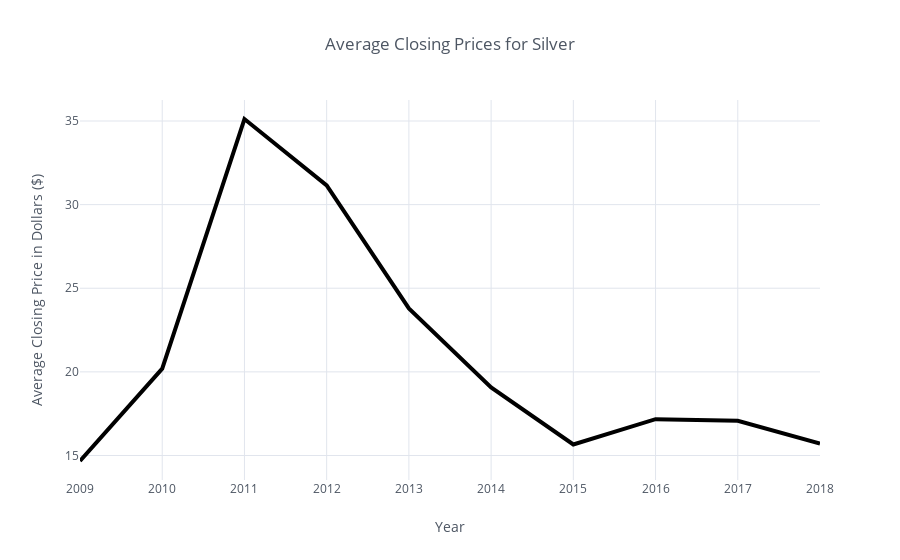

The notebook cell saved with this chart:
### Code cell
precious_metals_avg_cls.loc['2018':'2009'][['Average Closing, Silver']]\
.iplot(kind='line', xTitle='Year', color='black',
                  yTitle='Average Closing Price in Dollars ($)', 
       title='Average Closing Prices for Silver', width=4)

### Figure 1 — Plotly figure (JSON) as saved in the notebook; plotly's stock layout.template omitted (floating-point values rounded to 4 significant figures)
{"data": [{"line": {"color": "rgba(0, 0, 0, 1.0)", "dash": "solid", "shape": "linear", "width": 4}, "mode": "lines", "name": "Average Closing, Silver", "text": "", "type": "scatter", "uid": "b7fd7c3b-5b15-4901-bc73-84af127b73bd", "x": [2018, 2017, 2016, 2015, 2014, 2013, 2012, 2011, 2010, 2009], "y": [15.71, 17.07, 17.17, 15.66, 19.07, 23.79, 31.15, 35.12, 20.19, 14.67]}], "layout": {"legend": {"bgcolor": "#FFFFFF", "font": {"color": "#4D5663"}}, "paper_bgcolor": "#FFFFFF", "plot_bgcolor": "#FFFFFF", "title": "Average Closing Prices for Silver", "titlefont": {"color": "#4D5663"}, "xaxis": {"gridcolor": "#E1E5ED", "showgrid": true, "tickfont": {"color": "#4D5663"}, "title": "Year", "titlefont": {"color": "#4D5663"}, "zerolinecolor": "#E1E5ED"}, "yaxis": {"gridcolor": "#E1E5ED", "showgrid": true, "tickfont": {"color": "#4D5663"}, "title": "Average Closing Price in Dollars ($)", "titlefont": {"color": "#4D5663"}, "zerolinecolor": "#E1E5ED"}}}
